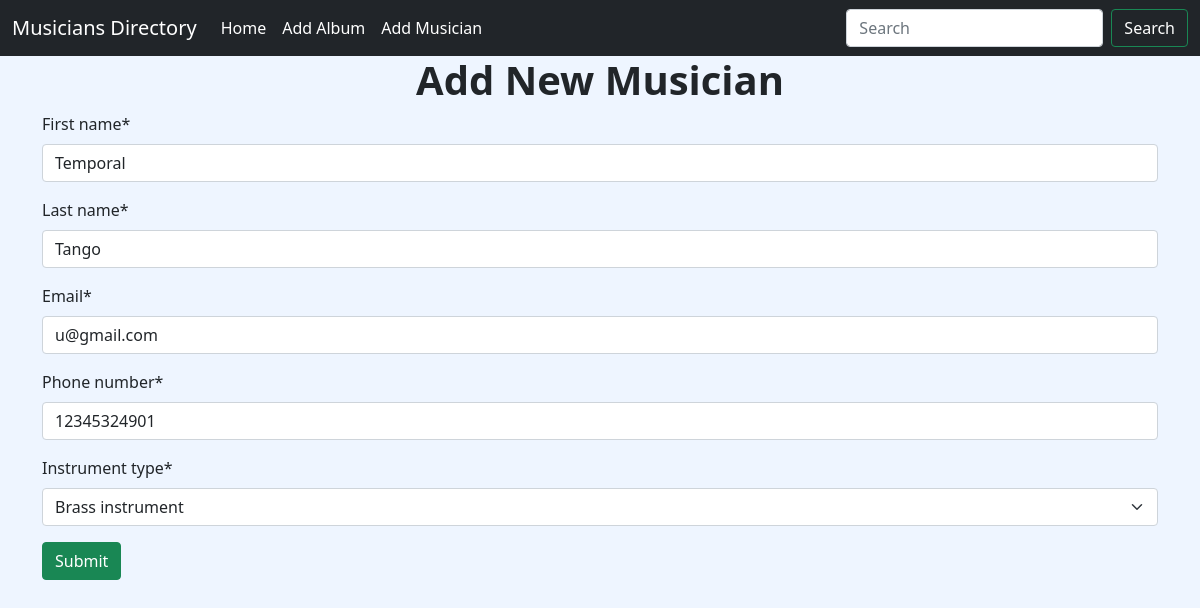
The page /musician/edit/2/ on the database its author committed.
### musician/models.py (models this page shows, shortened)
class musicians(models.Model):
    first_name = models.CharField(max_length=100)
    last_name = models.CharField(max_length=100)
    email = models.EmailField()
    phone_number = models.CharField(max_length=11)
    instruments = [
        ("Guitar", "Guitar"),
        ("Piano", "Piano"),
        ("Violin", "Violin"),
        ("Cello", "Cello"),
        ("Brass instrument", "Brass instrument"),
    ]
    instrument_type = models.CharField(max_length=50,choices=instruments)

### musician/views.py (the view)
# urls.py: path('edit/<int:pk>/', views.MusicianUpdateView.as_view(), name='edit_musician'),
class MusicianUpdateView(UpdateView):
    model = musicians
    form_class = forms.add_musician
    template_name = 'musician.html'
    success_url = reverse_lazy('home')

### musician/forms.py
class add_musician(forms.ModelForm):
    class Meta:
        model = models.musicians
        fields = '__all__'

### musician/templates/musician.html
{% extends "base.html" %}
{% block content %}
{% load crispy_forms_tags %}
<h1 class="text-center fw-bold">Add New Musician</h1>
<form method="post" class="container">
  {% csrf_token %} {{ form|crispy }}
  <button type="submit" class="btn btn-success">Submit</button>
</form>
{% endblock  %}

### templates/base.html (style rules this page uses)
body { background-color: #EEF5FF; }

### rows shown on the page
musicians: first_name "Temporal", last_name "Tango", email "u@gmail.com", phone_number "12345324901", instrument_type "Brass instrument"
